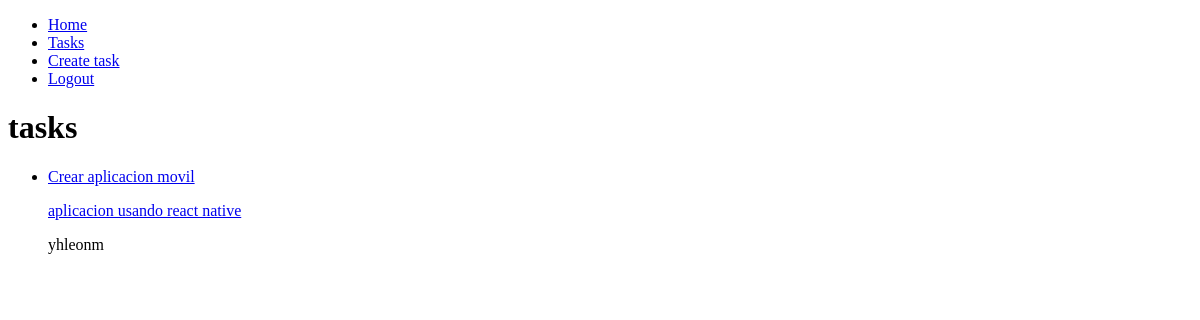
Page /tasks/ (signed in) on the earlier database version.
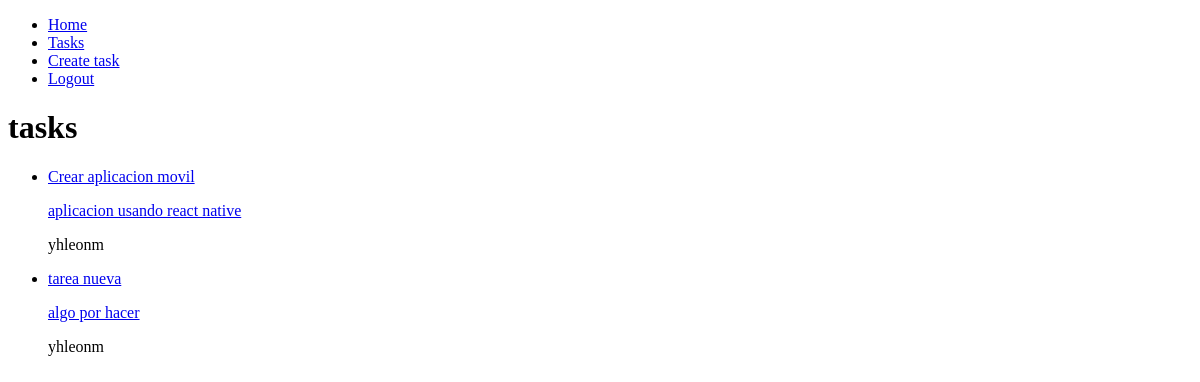
Same page on the later database version.
### tasks/models.py (models this page shows, shortened)
class Task(models.Model):
    title = models.CharField(max_length=100)
    description = models.TextField(blank=True)
    created = models.DateTimeField(auto_now_add=True)
    datecompleted = models.DateTimeField(blank=True)
    important = models.BooleanField(default=False)
    user = models.ForeignKey(User, on_delete = models.CASCADE)

### tasks/views.py (the view)
# urls.py: path('tasks/',views.tasks, name='tasks'),
def tasks(request):
    tasks = Task.objects.filter(user = request.user, datecompleted__isnull=True)
    return render(request, 'tasks.html',{'tasks': tasks})

### tasks/templates/tasks.html
{% extends "base.html" %}
{% block content %}
<h1>tasks</h1>
<ul>
    {% for task in tasks %}
    <li>
       <a href="{% url 'task_detail' task.id %}">
        {% if task.important %}
        <strong>{{ task.title }}</strong>
        {% else %}
        {{task.title}}
        {% endif %}
        <p>{{task.description}}</p>
       </a>
       <p>{{task.user.username}}</p>
    </li>
    {% endfor %}
</ul>
{% endblock %}

### tasks/templates/base.html (shortened to what this page needs)
<!DOCTYPE html>
<html lang="en">
<head>
</head>
<body>
    <nav>
        <ul>
            <li>
               <a href="/">Home</a>
            </li>
            {% if user.is_authenticated %}
            <li>
                <a href="/tasks">Tasks</a>
            </li>
            <li>
                <a href="/tasks/create">Create task</a>
            </li>
            <li>
                <a href="/logout">Logout</a>
             </li>
            {% endif %}
        </ul>
    </nav>
    {% block content %}
    {% endblock %}
</body>
</html>

Differences in the rows shown:
added Task: title "tarea nueva", description "algo por hacer", user.username "yhleonm"
